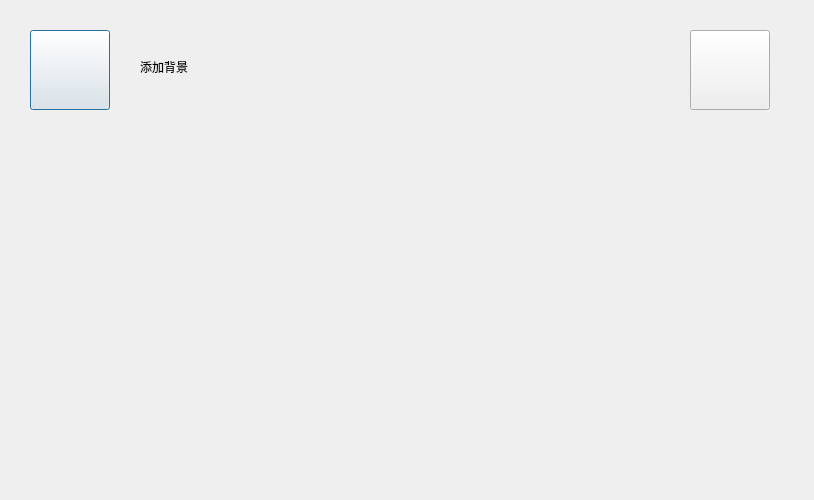
<?xml version="1.0" encoding="UTF-8"?>
<ui version="4.0">
 <class>AddBkgDlg</class>
 <widget class="QDialog" name="AddBkgDlg">
  <property name="geometry">
   <rect>
    <x>0</x>
    <y>0</y>
    <width>814</width>
    <height>500</height>
   </rect>
  </property>
  <property name="windowTitle">
   <string/>
  </property>
  <widget class="CButton" name="btnReturn">
   <property name="geometry">
    <rect>
     <x>30</x>
     <y>30</y>
     <width>80</width>
     <height>80</height>
    </rect>
   </property>
   <property name="autoFillBackground">
    <bool>false</bool>
   </property>
   <property name="styleSheet">
    <string notr="true">border-image: url(:/img/btnReturn.png);</string>
   </property>
   <property name="text">
    <string/>
   </property>
   <property name="iconSize">
    <size>
     <width>100</width>
     <height>100</height>
    </size>
   </property>
   <property name="flat">
    <bool>false</bool>
   </property>
  </widget>
  <widget class="CLabel" name="labelTitle">
   <property name="geometry">
    <rect>
     <x>140</x>
     <y>37</y>
     <width>300</width>
     <height>60</height>
    </rect>
   </property>
   <property name="text">
    <string>添加背景</string>
   </property>
  </widget>
  <widget class="CButton" name="btnUpward">
   <property name="geometry">
    <rect>
     <x>690</x>
     <y>30</y>
     <width>80</width>
     <height>80</height>
    </rect>
   </property>
   <property name="autoFillBackground">
    <bool>false</bool>
   </property>
   <property name="styleSheet">
    <string notr="true">border-image: url(:/img/btnUpward.png);</string>
   </property>
   <property name="text">
    <string/>
   </property>
   <property name="iconSize">
    <size>
     <width>100</width>
     <height>100</height>
    </size>
   </property>
   <property name="flat">
    <bool>false</bool>
   </property>
  </widget>
 </widget>
 <customwidgets>
  <customwidget>
   <class>CButton</class>
   <extends>QPushButton</extends>
   <header location="global">button.h</header>
  </customwidget>
  <customwidget>
   <class>CLabel</class>
   <extends>QLabel</extends>
   <header location="global">label.h</header>
  </customwidget>
 </customwidgets>
 <resources/>
 <connections/>
</ui>
